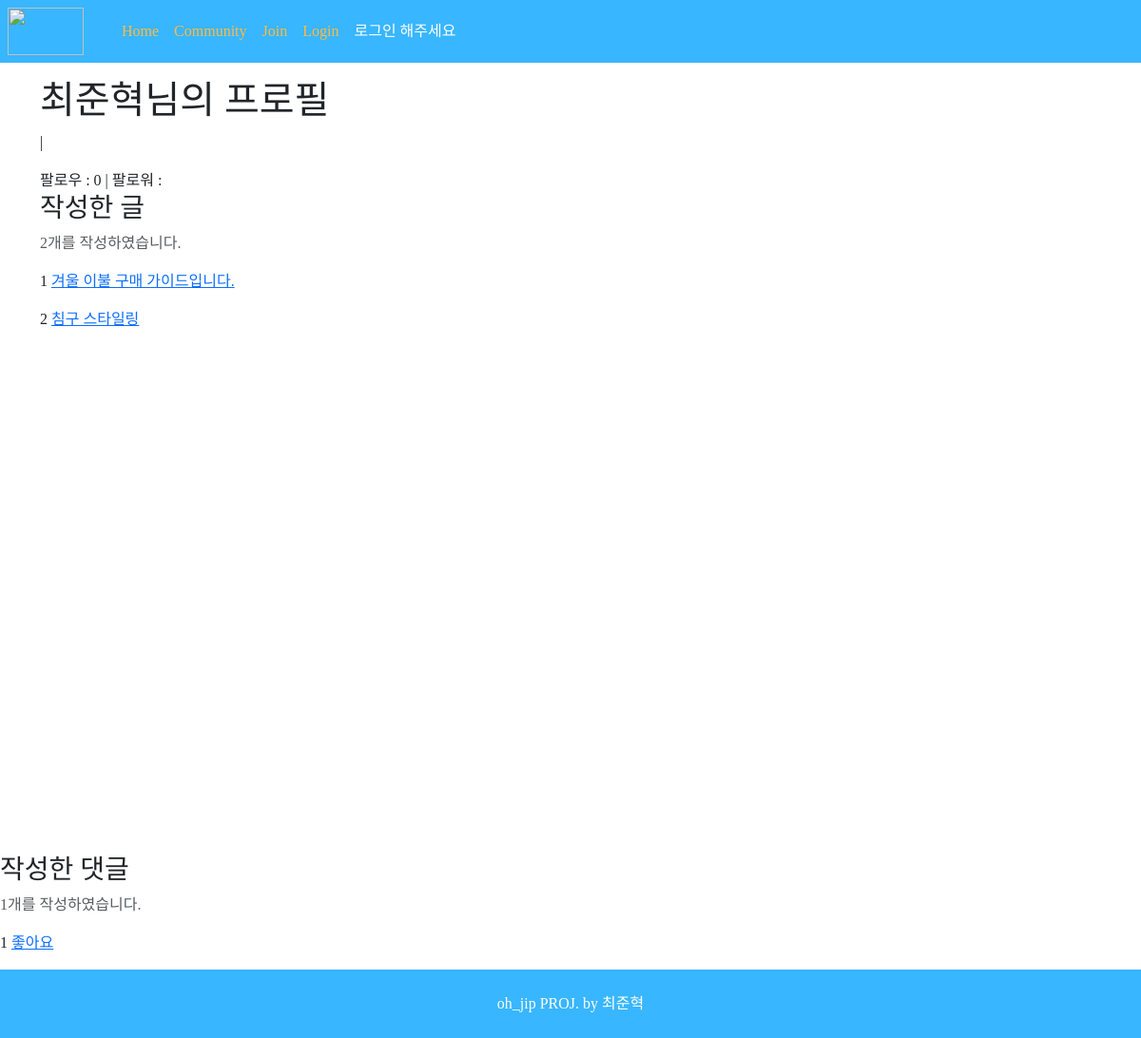
/accounts/detail/5, run on the app's committed database.
### accounts/models.py (models this page shows)
class User(AbstractUser):
    followings = models.ManyToManyField('self', symmetrical=False, related_name='followers')
    @property
    def full_name(self):
        return f'{self.last_name}{self.first_name}'

### reviews/models.py (models this page shows)
class Review(models.Model):
    title = models.CharField(max_length=20)
    content = models.TextField(null=False)
    created_at = models.DateTimeField(auto_now_add=True)
    updated_at = models.DateTimeField(auto_now=True)
    image = ProcessedImageField(
        upload_to="images/",
        blank=True,
        processors=[ResizeToFill(400, 300)],
        format="JPEG",
        options={"quality": 80},
    )
    image_thumbnail = ProcessedImageField(
        upload_to="images/",
        blank=True,  # settings.py 원본 ImageField 명
        processors=[Thumbnail(400, 300)],  # 처리할 작업목록
        format="JPEG",  # 최종 저장 포맷
        options={"quality": 80},
    )  # 저장 옵션
    user = models.ForeignKey(
        settings.AUTH_USER_MODEL, on_delete=models.CASCADE, null=True
    )
    like_users = models.ManyToManyField(
        settings.AUTH_USER_MODEL, related_name="like_articles"
    )

class Comment(models.Model):
    content = models.TextField()
    created_at = models.DateTimeField(auto_now_add=True)
    article = models.ForeignKey(Review, on_delete=models.CASCADE)
    user = models.ForeignKey(
        settings.AUTH_USER_MODEL, on_delete=models.CASCADE, null=True
    )

### accounts/views.py (the view)
# urls.py: path('detail/<int:pk>', views.detail, name='detail'),
def detail(request, pk):
    user = get_user_model().objects.get(pk=pk)
    context = {
        'user': user
    }
    return render(request, 'accounts/detail.html', context)

### accounts/templates/accounts/detail.html (shortened to what this page needs)
{% extends 'base.html' %}
{% block body %}
  <div class="container mt-3 mb-3" style="height:100vh;">
    <h1>{{ user.username }}님의 프로필</h1>
    <p>{{ user.email }}
      |
    </p>
    팔로우 :
    {{ user.followings.count }}
    | 팔로워 :
    {{ user.follower.count }}<br>
    <div class="col-6">
      <h3>작성한 글</h3>
      <p class="text-muted">{{ user.review_set.count }}개를 작성하였습니다.</p>
      {% for article in user.review_set.all %}
        <p>
          {{ forloop.counter }}
          <a href="{% url 'reviews:detail' article.pk %}">{{ article.title }}</a>
        </p>
      </div>
    {% endfor %}
    <div class="col-6">
      <h3>작성한 댓글</h3>
      <p class="text-muted">{{ user.comment_set.count }}개를 작성하였습니다.</p>
      {% for comment in user.comment_set.all %}
        <p>
          {{ forloop.counter }}
          <a href="{% url 'reviews:detail' comment.article.pk %}">{{ comment.content }}</a>
        </p>
      </div>
    {% endfor %}
{% endblock body %}

### reviews/static/css/movie.css (style rules this page uses)
* { font-family: 'NetflixSans'; }

### reviewpjt/templates/base.html (style rules this page uses)
* { font-family: 'NetflixSans'; }
a { text-decoration: none; color: inherit; }

### data on the page
User: username "최준혁", followings.count "0", review_set.count "2", comment_set.count "1"
Review: title "겨울 이불 구매 가이드입니다."
Review: title "침구 스타일링"
Comment: content "좋아요"
